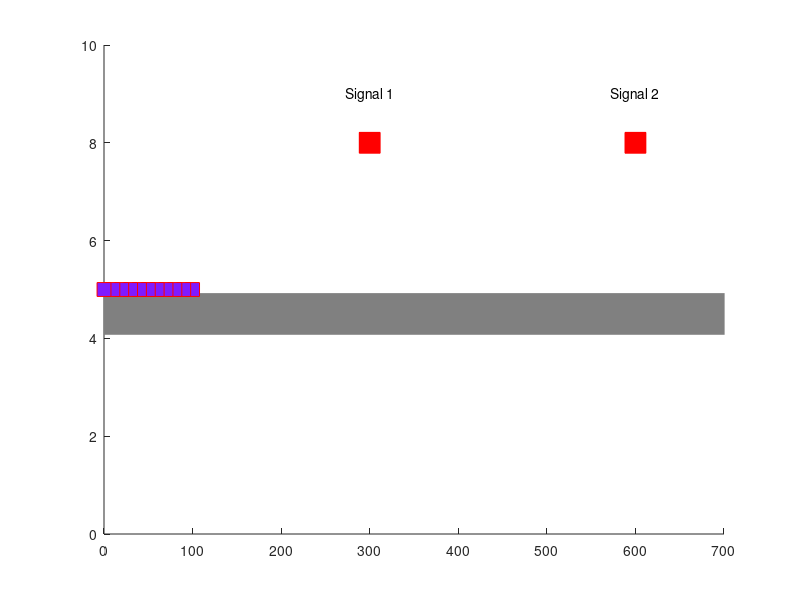

Here is the MATLAB script that generated this plot: (Note: this script raises an error after producing the figure.)
close all
numCars = 30;  % Number of cars 30

X = zeros(numCars, 1);
V = zeros(numCars, 1);
A = zeros(numCars, 1);

% Positions with 10m between cars
for i = 1:numCars
    X(i) = 100 - (i-1) * 10;
end

% Initial velocities
V(1) = 8;
V(2:numCars) = 10;

% Visualizations
f = figure;
set(f, 'position', [400,400,800,400]);
axis([0 700  0 10])
hold on
Y = X * 0 + 5;

% Road
p_road = plot([0 1000], [4.5 4.5], 'LineWidth', 30, 'color', [0.5, 0.5, 0.5]);

% Traffic signals
p_signal1 = plot(300, 8, 'sr', 'MarkerSize', 15, 'MarkerFaceColor', 'r');  % Red signal at x=300
p_signal2 = plot(600, 8, 'sr', 'MarkerSize', 15, 'MarkerFaceColor', 'r');  % Red signal at x=600
text(300, 9, 'Signal 1', 'HorizontalAlignment', 'center');
text(600, 9, 'Signal 2', 'HorizontalAlignment', 'center');

p = plot(X, Y, 'sr', 'MarkerSize', 10, 'MarkerFaceColor', [0.5, 0.1, 1]);

dt = 0.5;
CarData = [];
GreenTimes1 = [];
GreenTimes2 = [];
last_signal1_state = "";
last_signal2_state = "";
for t = 1:800  % Simulation time
    pause(0.06);

    % Traffic signal logic for all cars with yellow light
    cycle_length = 45; % total cycle duration in seconds
    red_duration = 20;  % red duration in seconds
    yellow_duration = 5; % yellow duration in seconds
    green_duration = 20; % green duration in seconds

    % Calculate signal states ONCE
    time_in_cycle = mod(t*dt, cycle_length);
    if time_in_cycle < green_duration
        signal1_state = "green";
    elseif time_in_cycle < green_duration + yellow_duration
        signal1_state = "yellow";
    else
        signal1_state = "red";
    end
    signal2_state = signal1_state; % Both signals have the same timing for simplicity

    % Record green transitions for plotting
    if ~strcmp(signal1_state, last_signal1_state) && strcmp(signal1_state, 'green')
        GreenTimes1(end+1) = t*dt;
    end
    if ~strcmp(signal2_state, last_signal2_state) && strcmp(signal2_state, 'green')
        GreenTimes2(end+1) = t*dt;
    end
    last_signal1_state = signal1_state;
    last_signal2_state = signal2_state;

    % Car logic uses the same state variables
    for n = 1:numCars
        stop_positions = [];
        stop_velocities = [];
        % Check signal 1
        if X(n) < 300 && (strcmp(signal1_state, 'red') || strcmp(signal1_state, 'yellow'))
            stop_positions(end+1) = 300;
            stop_velocities(end+1) = 0;
        end
        % Check signal 2
        if X(n) < 600 && (strcmp(signal2_state, 'red') || strcmp(signal2_state, 'yellow'))
            stop_positions(end+1) = 600;
            stop_velocities(end+1) = 0;
        end
        if ~isempty(stop_positions)
            % Stop for the nearest signal ahead
            [min_pos, idx] = min(stop_positions);
            A(n) = IDM(X(n), V(n), min_pos, stop_velocities(idx));
        elseif n == 1
            % Lead car, no car in front
            A(n) = IDM(X(n), V(n), X(n)+1000, 20);
        else
            % Follow the car in front
            A(n) = IDM(X(n), V(n), X(n-1), V(n-1));
        end
    end

    % Set signal colors using a mapping for synchronization
    state_to_color = struct('red', 'r', 'yellow', 'y', 'green', 'g');
    set(p_signal1, 'MarkerFaceColor', state_to_color.(signal1_state));
    set(p_signal2, 'MarkerFaceColor', state_to_color.(signal2_state));

    % Positions and velocities for all cars
    for n = 1 : numCars
        if X(n) > 1000
            V(n) = 0;
            A(n) = 0;
            continue;
        end
        X(n) = X(n) + V(n) * dt + 0.5 * A(n) * dt^2;
        V(n) = V(n) + A(n) * dt;
        V(n) = max(V(n), 0); % Prevent negative velocity
        % Clamp acceleration to realistic range
        A(n) = min(max(A(n), -8), 2);
    end

    delete(p);
    CarData(end+1,:) = [t * dt, X', V', A'];
    p = plot(X, Y, 'sr', 'MarkerSize', 10, 'MarkerFaceColor', [0.5, 0.1, 1]);
end

%% graph
f2 = figure;
plot(CarData(:, 1), CarData(:, 2:numCars+1));  % Position data
title('Car Positions Over Time');
xlabel('Time');
ylabel('Position');
hold on
% Signal change (plot actual green transitions)
for k = 1:length(GreenTimes1)
    plot([GreenTimes1(k), GreenTimes1(k)], [0, 1200], '--g', 'LineWidth', 1);
end
for k = 1:length(GreenTimes2)
    plot([GreenTimes2(k), GreenTimes2(k)], [0, 1200], '--g', 'LineWidth', 1);
end
% Add vertical lines for signal positions
plot(xlim, [300, 300], ':k', 'LineWidth', 1);
plot(xlim, [600, 600], ':k', 'LineWidth', 1);
legend('Cars', 'Signal 1 → Green', 'Signal 2 → Green', 'Signal 1 Pos', 'Signal 2 Pos', 'Location', 'southeast');
ylim([0 1200]);
grid on;

f3 = figure;
plot(CarData(:, 1), CarData(:, numCars+2:2*numCars+1));  % Velocity data
title('Car Velocities Over Time');
xlabel('Time');
ylabel('Velocity');

f4 = figure;
plot(CarData(:, 1), CarData(:, 2*numCars+2:end));  % Acceleration data
title('Car Accelerations Over Time');
xlabel('Time');
ylabel('Acceleration');
